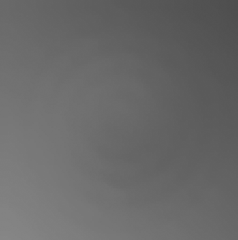
%> input picture 3. Histograms Lab/hist1.bmp, 238 x 240 px
$ octave h3_histogram_stretching.m   (GNU Octave 9; MATLAB toolbox functions it lacks are replaced by stand-ins)
%> lines starting %> are read from the running program, lines starting %| are printed output that depends on the picture
clearvars;
close all;
clc;

% Refer to the documentation and implement histogram stretching for the hist1.bmp image.

image = imread('hist1.bmp');
%> image is the input picture: size 240x238 uint8; min 77, max 135, mean 105
stretched_image = imadjust(image);
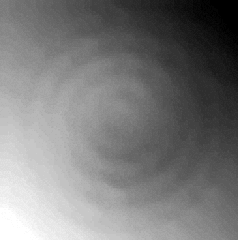
%> stretched_image: size 240x238 uint8; min 0, max 255, mean 122.7

%  Display the result of the operation in subplots:

figure('position', [100, 100, 700, 500]);

subplot(2,2,1);
imshow(image, []);
title('Original Image');

subplot(2,2,2);
imshow(stretched_image, []);
title('Image After Histogram Stretching');

subplot(2,2,3);
histogram(image(:), 0:255);
title('Histogram of The Original Image');

subplot(2,2,4);
histogram(stretched_image(:), 0:255);
title('Histogram After Stretching');
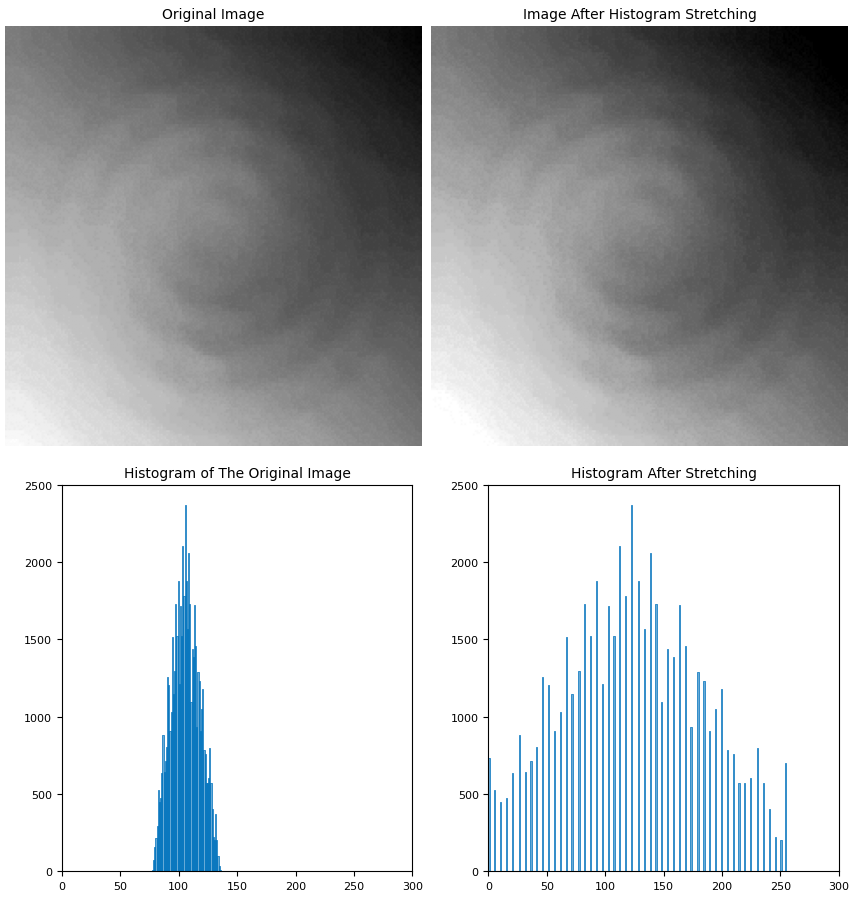
%> figure redrawn from the program's plot data, 4 panels

$ run again, with 3. Histograms Lab/hist2.bmp copied over 3. Histograms Lab/hist1.bmp
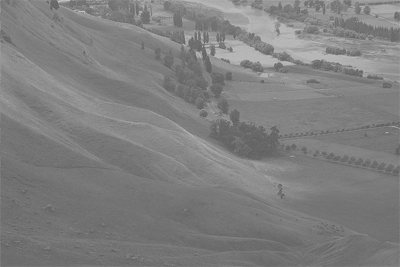
%> input picture 3. Histograms Lab/hist2.bmp, 400 x 267 px
%> image is the input picture: size 267x400 uint8; min 92, max 199, mean 126.8
%> `stretched_image = imadjust(image);`:
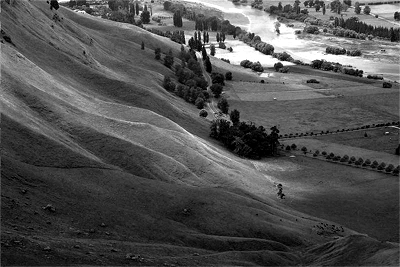
%> stretched_image: size 267x400 uint8; min 0, max 255, mean 80
%> `title('Histogram After Stretching');`:
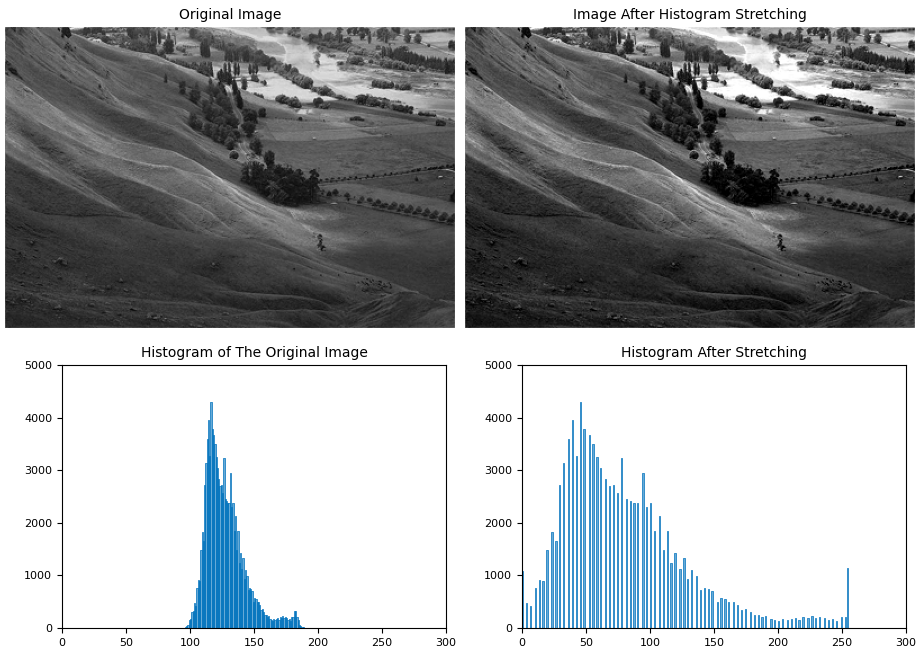
%> figure redrawn from the program's plot data, 4 panels

$ run again, with 3. Histograms Lab/hist3.bmp copied over 3. Histograms Lab/hist1.bmp
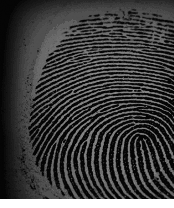
%> input picture 3. Histograms Lab/hist3.bmp, 174 x 208 px
%> image is the input picture: size 208x174 uint8; min 4, max 255, mean 61.1
%> `title('Histogram After Stretching');`:
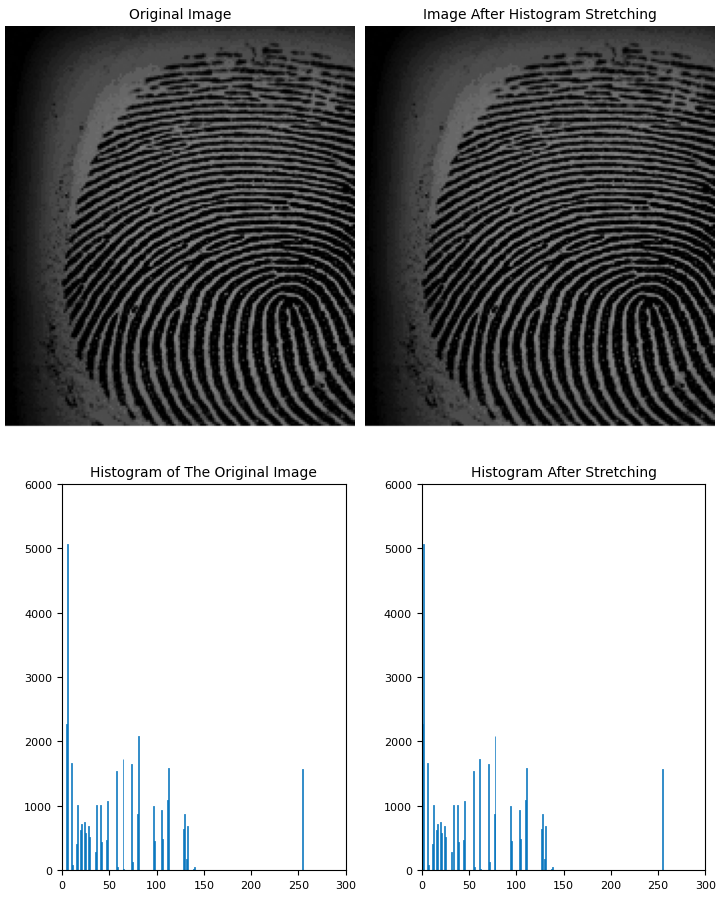
%> figure redrawn from the program's plot data, 4 panels

$ run again, with 3. Histograms Lab/hist4.bmp copied over 3. Histograms Lab/hist1.bmp
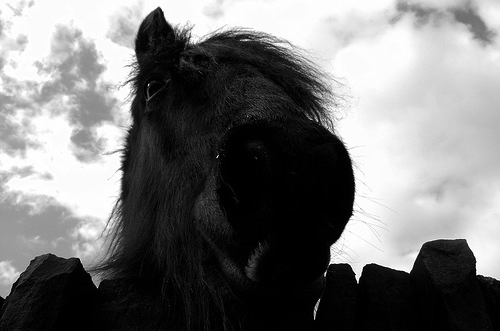
%> input picture 3. Histograms Lab/hist4.bmp, 500 x 331 px
%> image is the input picture: size 331x500 uint8; min 0, max 255, mean 117.8
%> `title('Histogram After Stretching');`:
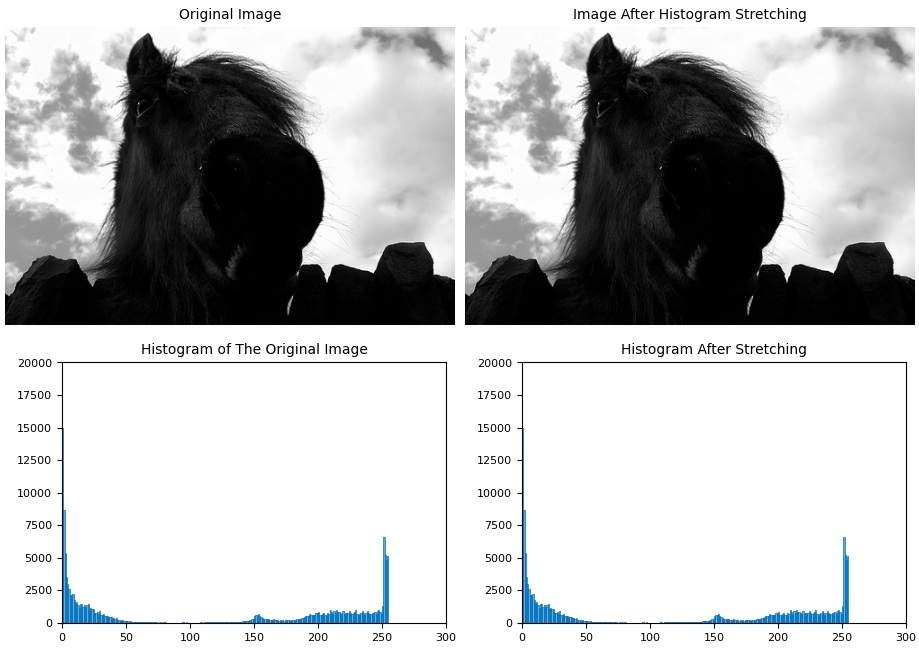
%> figure redrawn from the program's plot data, 4 panels
